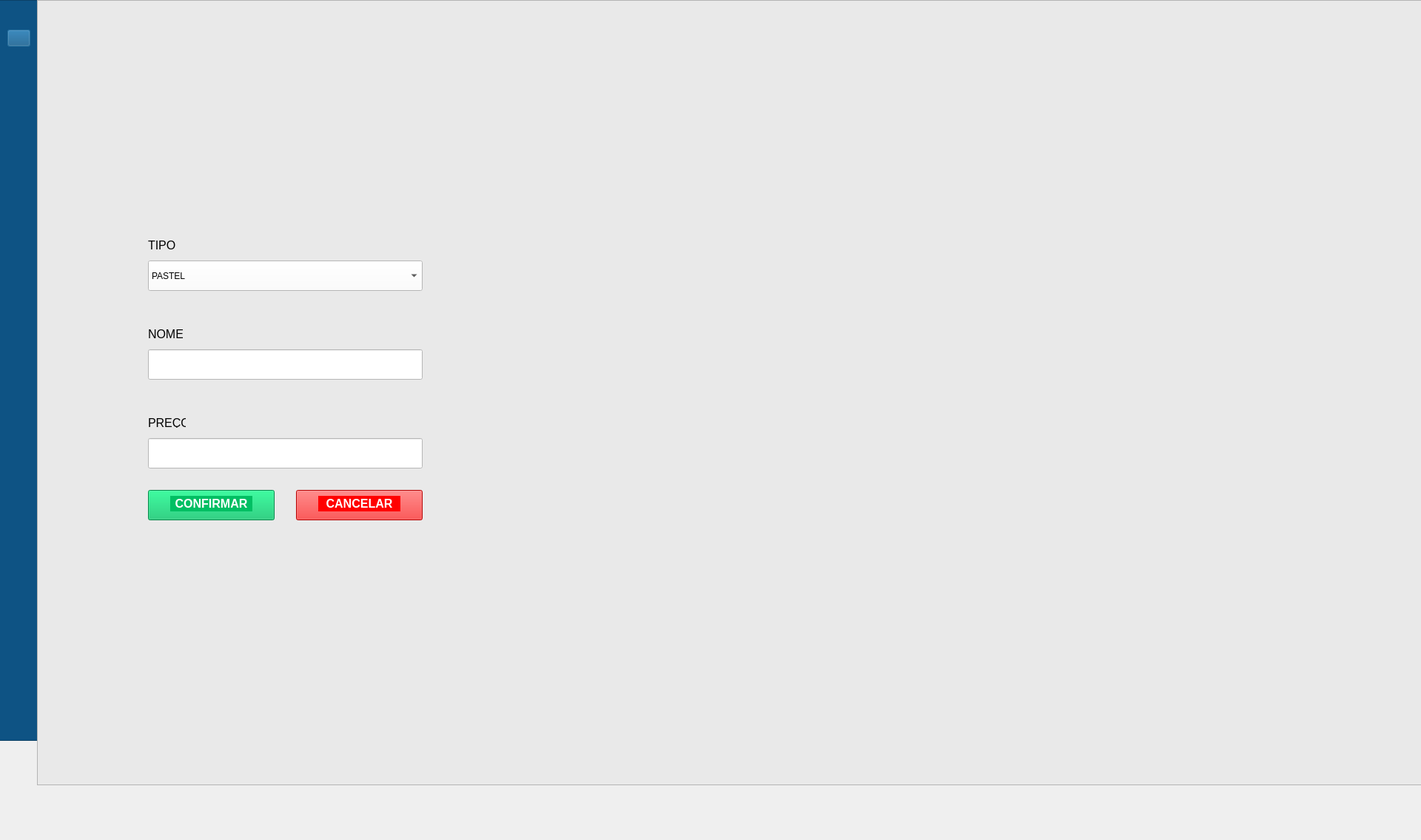
<?xml version="1.0" encoding="UTF-8"?>
<ui version="4.0">
 <class>Dialog</class>
 <widget class="QDialog" name="Dialog">
  <property name="geometry">
   <rect>
    <x>0</x>
    <y>0</y>
    <width>1920</width>
    <height>1135</height>
   </rect>
  </property>
  <property name="windowTitle">
   <string>Dialog</string>
  </property>
  <property name="whatsThis">
   <string>&lt;html&gt;&lt;head/&gt;&lt;body&gt;&lt;p&gt;&lt;img src=&quot;:/IMG/delete_399290.png&quot;/&gt;&lt;/p&gt;&lt;/body&gt;&lt;/html&gt;</string>
  </property>
  <widget class="QFrame" name="frame">
   <property name="geometry">
    <rect>
     <x>-30</x>
     <y>0</y>
     <width>81</width>
     <height>1001</height>
    </rect>
   </property>
   <property name="styleSheet">
    <string notr="true">background-color: rgb(14, 83, 132);
border-color: rgb(0, 0, 0);</string>
   </property>
   <property name="frameShape">
    <enum>QFrame::StyledPanel</enum>
   </property>
   <property name="frameShadow">
    <enum>QFrame::Raised</enum>
   </property>
   <widget class="QPushButton" name="pushButton_2">
    <property name="geometry">
     <rect>
      <x>40</x>
      <y>40</y>
      <width>31</width>
      <height>23</height>
     </rect>
    </property>
    <property name="styleSheet">
     <string notr="true">image: url(:/IMG/21797173-seta-esquerda-icone-isolado-em-branco-fundo-vetor (1).jpg);</string>
    </property>
    <property name="text">
     <string/>
    </property>
   </widget>
  </widget>
  <widget class="QFrame" name="frame_3">
   <property name="geometry">
    <rect>
     <x>50</x>
     <y>0</y>
     <width>1871</width>
     <height>1061</height>
    </rect>
   </property>
   <property name="styleSheet">
    <string notr="true">background-color: rgb(233, 233, 233);</string>
   </property>
   <property name="frameShape">
    <enum>QFrame::StyledPanel</enum>
   </property>
   <property name="frameShadow">
    <enum>QFrame::Raised</enum>
   </property>
   <widget class="QComboBox" name="comboBox">
    <property name="geometry">
     <rect>
      <x>150</x>
      <y>352</y>
      <width>371</width>
      <height>41</height>
     </rect>
    </property>
    <property name="styleSheet">
     <string notr="true">background-color: rgb(255, 255, 255);</string>
    </property>
    <item>
     <property name="text">
      <string>PASTEL</string>
     </property>
    </item>
    <item>
     <property name="text">
      <string>BEBIDA</string>
     </property>
    </item>
    <item>
     <property name="text">
      <string>PETISCO</string>
     </property>
    </item>
   </widget>
   <widget class="QLabel" name="label">
    <property name="geometry">
     <rect>
      <x>150</x>
      <y>322</y>
      <width>47</width>
      <height>16</height>
     </rect>
    </property>
    <property name="text">
     <string>&lt;html&gt;&lt;head/&gt;&lt;body&gt;&lt;p&gt;&lt;span style=&quot; font-size:12pt;&quot;&gt;TIPO&lt;/span&gt;&lt;/p&gt;&lt;/body&gt;&lt;/html&gt;</string>
    </property>
   </widget>
   <widget class="QLineEdit" name="lineEdit">
    <property name="geometry">
     <rect>
      <x>150</x>
      <y>472</y>
      <width>371</width>
      <height>41</height>
     </rect>
    </property>
    <property name="styleSheet">
     <string notr="true">background-color: rgb(255, 255, 255);</string>
    </property>
    <property name="text">
     <string/>
    </property>
   </widget>
   <widget class="QLineEdit" name="lineEdit_2">
    <property name="geometry">
     <rect>
      <x>150</x>
      <y>592</y>
      <width>371</width>
      <height>41</height>
     </rect>
    </property>
    <property name="styleSheet">
     <string notr="true">background-color: rgb(255, 255, 255);</string>
    </property>
   </widget>
   <widget class="QLabel" name="label_2">
    <property name="geometry">
     <rect>
      <x>150</x>
      <y>442</y>
      <width>47</width>
      <height>16</height>
     </rect>
    </property>
    <property name="text">
     <string>&lt;html&gt;&lt;head/&gt;&lt;body&gt;&lt;p&gt;&lt;span style=&quot; font-size:12pt;&quot;&gt;NOME&lt;/span&gt;&lt;/p&gt;&lt;/body&gt;&lt;/html&gt;</string>
    </property>
   </widget>
   <widget class="QLabel" name="label_3">
    <property name="geometry">
     <rect>
      <x>150</x>
      <y>562</y>
      <width>51</width>
      <height>16</height>
     </rect>
    </property>
    <property name="text">
     <string>&lt;html&gt;&lt;head/&gt;&lt;body&gt;&lt;p&gt;&lt;span style=&quot; font-size:12pt;&quot;&gt;PREÇO&lt;/span&gt;&lt;/p&gt;&lt;/body&gt;&lt;/html&gt;</string>
    </property>
   </widget>
   <widget class="QPushButton" name="pushButton">
    <property name="geometry">
     <rect>
      <x>150</x>
      <y>662</y>
      <width>171</width>
      <height>41</height>
     </rect>
    </property>
    <property name="toolTip">
     <string>&lt;html&gt;&lt;head/&gt;&lt;body&gt;&lt;p&gt;&lt;br/&gt;&lt;/p&gt;&lt;/body&gt;&lt;/html&gt;</string>
    </property>
    <property name="whatsThis">
     <string>&lt;html&gt;&lt;head/&gt;&lt;body&gt;&lt;p&gt;&lt;br/&gt;&lt;/p&gt;&lt;/body&gt;&lt;/html&gt;</string>
    </property>
    <property name="styleSheet">
     <string notr="true">background-color: rgb(0, 191, 99);</string>
    </property>
    <property name="text">
     <string/>
    </property>
   </widget>
   <widget class="QLabel" name="label_10">
    <property name="geometry">
     <rect>
      <x>180</x>
      <y>670</y>
      <width>111</width>
      <height>21</height>
     </rect>
    </property>
    <property name="styleSheet">
     <string notr="true">background-color: rgb(255, 255, 255);
background-color: rgb(0, 191, 99);</string>
    </property>
    <property name="text">
     <string>&lt;html&gt;&lt;head/&gt;&lt;body&gt;&lt;p align=&quot;center&quot;&gt;&lt;span style=&quot; font-size:12pt; font-weight:600; color:#ffffff;&quot;&gt;CONFIRMAR&lt;/span&gt;&lt;/p&gt;&lt;/body&gt;&lt;/html&gt;</string>
    </property>
   </widget>
   <widget class="QPushButton" name="pushButton_3">
    <property name="geometry">
     <rect>
      <x>350</x>
      <y>662</y>
      <width>171</width>
      <height>41</height>
     </rect>
    </property>
    <property name="toolTip">
     <string>&lt;html&gt;&lt;head/&gt;&lt;body&gt;&lt;p&gt;&lt;br/&gt;&lt;/p&gt;&lt;/body&gt;&lt;/html&gt;</string>
    </property>
    <property name="whatsThis">
     <string>&lt;html&gt;&lt;head/&gt;&lt;body&gt;&lt;p&gt;&lt;br/&gt;&lt;/p&gt;&lt;/body&gt;&lt;/html&gt;</string>
    </property>
    <property name="styleSheet">
     <string notr="true">background-color: rgb(255, 0, 0);</string>
    </property>
    <property name="text">
     <string/>
    </property>
   </widget>
   <widget class="QLabel" name="label_11">
    <property name="geometry">
     <rect>
      <x>380</x>
      <y>670</y>
      <width>111</width>
      <height>21</height>
     </rect>
    </property>
    <property name="styleSheet">
     <string notr="true">background-color: rgb(255, 0, 0);</string>
    </property>
    <property name="text">
     <string>&lt;html&gt;&lt;head/&gt;&lt;body&gt;&lt;p align=&quot;center&quot;&gt;&lt;span style=&quot; font-size:12pt; font-weight:600; color:#ffffff;&quot;&gt;CANCELAR&lt;/span&gt;&lt;/p&gt;&lt;/body&gt;&lt;/html&gt;</string>
    </property>
   </widget>
  </widget>
 </widget>
 <resources>
  <include location="../PROJETOS1/IMG.qrc"/>
 </resources>
 <connections/>
</ui>
